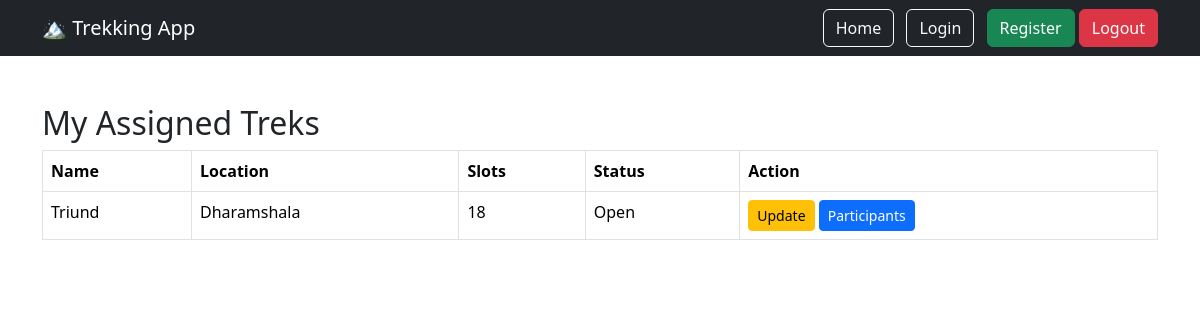
/staff (signed in), run on the app's committed database.
### models/trek.py (models this page shows)
class Trek(db.Model):
    __tablename__ = "treks"
    id = db.Column( db.Integer, primary_key=True)
    name = db.Column( db.String(100) , nullable=False)
    location = db.Column(db.String(100), nullable=False)
    difficulty = db.Column(db.String(20), nullable=False)
    duration = db.Column( db.Integer , nullable=False)
    slots = db.Column( db.Integer , nullable=False)
    start_date = db.Column( db.Date, nullable=False)
    end_date = db.Column( db.Date , nullable=False)
    status = db.Column( db.String(30), default="Open")
    staff_id = db.Column( db.Integer, db.ForeignKey("users.id"), nullable=True)

### routes/staff.py (the view)
@staff.route("/staff")
@login_required
def dashboard():
    treks = Trek.query.filter_by(
        staff_id=current_user.id
    ).all()
    return render_template(
        "staff/dashboard.html",
        treks=treks
    )

### app.py (called while the page is built)
@login_manager.user_loader
def load_user(user_id):
    return User.query.get(int(user_id))

### templates/staff/dashboard.html
{% extends "base.html" %}
{% block content %}
<h2>My Assigned Treks</h2>
<table class="table table-bordered">
    <thead>
        <tr>
            <th>Name</th>
            <th>Location</th>
            <th>Slots</th>
            <th>Status</th>
            <th>Action</th>
        </tr>
    </thead>
    <tbody>
        {% for trek in treks %}
        <tr>
            <td>{{ trek.name }}</td>
            <td>{{ trek.location }}</td>
            <td>{{ trek.slots }}</td>
            <td>{{ trek.status }}</td>
            <td>
                <a href="/staff/update/{{ trek.id }}" class="btn btn-warning btn-sm">
                    Update
                </a>
                <a href="/staff/participants/{{ trek.id }}" class="btn btn-primary btn-sm">
                    Participants
                </a>
            </td>
        </tr>
        {% endfor %}
    </tbody>
</table>
{% endblock %}

### data on the page
Trek: name "Triund", location "Dharamshala", slots "18", status "Open"
